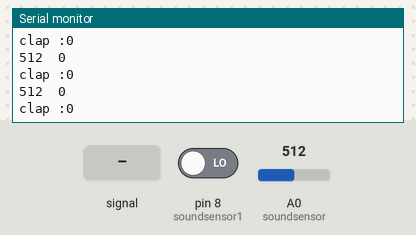
This sketch was run on a simulated Arduino Uno, built with avr-gcc and run on an emulated ATmega328P. Parts: the last lines printed to the serial monitor. The test bench sets the inputs (shaded band); at power-on: A0 (soundsensor) = 512, pin 8 (soundsensor1) LOW.

Above: at 1.2 s.
1.3 s: A0 (soundsensor) fed a 200 Hz sine of ±81 counts around its level
2.8 s: A0 (soundsensor) set to 716
At 2.97 s:
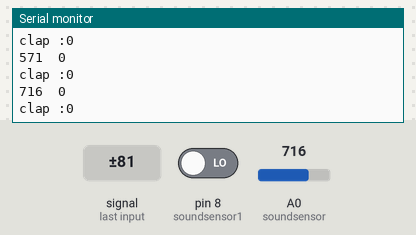
4.3 s: pin 8 (soundsensor1) driven HIGH
5.8 s: A0 (soundsensor) fed a 1000 Hz sine of ±255 counts around its level
7.3 s: A0 (soundsensor) set to 900
At 7.38 s:
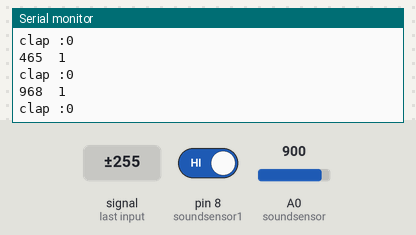
8.8 s: pin 8 (soundsensor1) driven LOW
Timing chart, 0 to 11.3 s (numbered marks = the images above; inputs shaded):
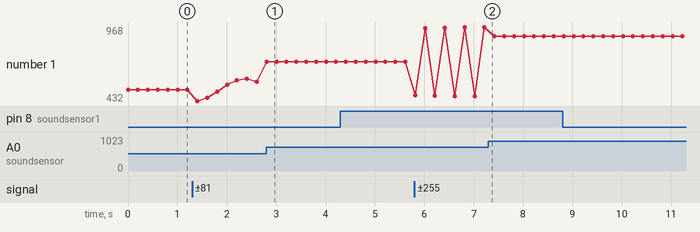

The sketch:

soundsensor.ino
```cpp
int soundsensor = A0;
int soundsensor1=8;
int clap = 0;
long detection_range_start  = 0;
long detection_range = 0;

void  setup() {
  pinMode(soundsensor, INPUT);
  pinMode(soundsensor1, INPUT);
  Serial.begin(9600);
 }


void loop() {
  int status_sensor = analogRead(soundsensor);
  int status_sensor1 = digitalRead(soundsensor1);
  int sensitivity = 300;
  if (status_sensor  == 0)
  {
    if (clap == 0)
    {
      detection_range_start = detection_range  = millis();
      clap++;
    }
    else if (clap > 0 && millis()-detection_range  >= 50)
    {
      detection_range = millis();
      clap++;
    }
  }
      //Serial.println(clap);
      Serial.print(status_sensor);
      Serial.print("\t");
      Serial.println(status_sensor1);
            Serial.print("clap :");
                  Serial.println(clap);
      delay(200);
}
```

Measured:
- after the input at 2.8 s, the serial monitor: prints a new line at once (image 1)
- plotted number 1: 512 → 571 after the input at 1.3 s, 571 → 716 after the input at 2.8 s, 716 → 968 after the input at 5.8 s, 968 → 900 after the input at 7.3 s
